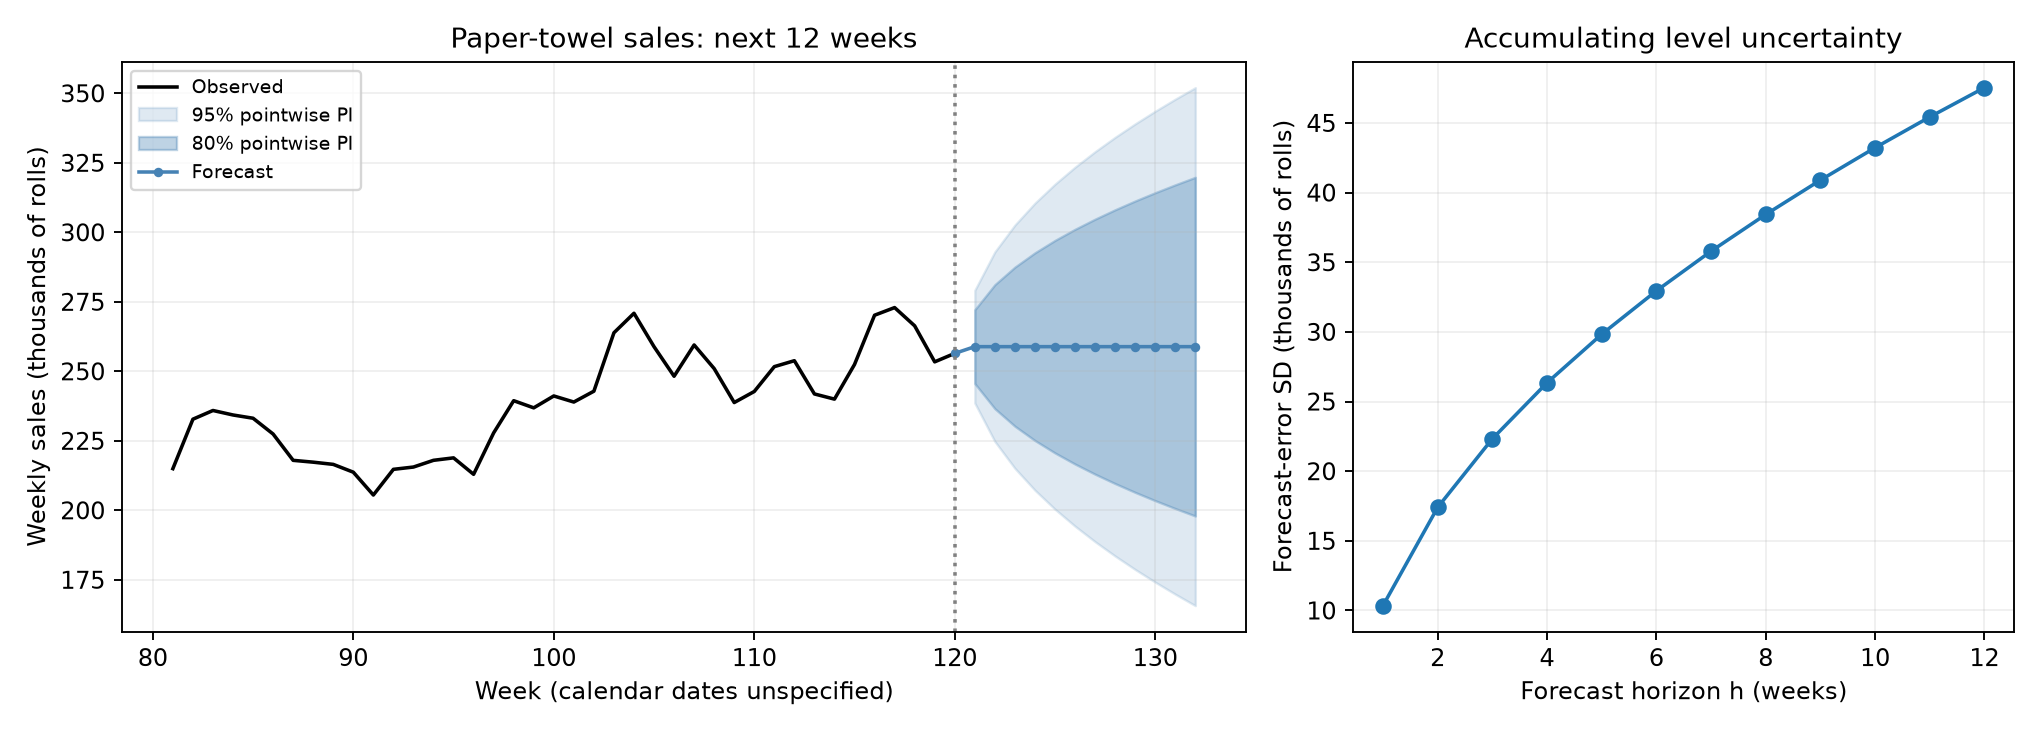

Recreate this plot in Python.
import json
import warnings
from pathlib import Path
import numpy as np
import matplotlib
matplotlib.use('Agg')
import matplotlib.pyplot as plt
from scipy.stats import norm
from statsmodels.tsa.arima.model import ARIMA


def main():
    data = np.genfromtxt('paper_towels.csv',delimiter=',',skip_header=1)
    y = data[:,1]
    z = np.diff(y)
    with warnings.catch_warnings(record=True) as caught:
        warnings.simplefilter('always')
        fit = ARIMA(z,order=(0,0,1),trend='n').fit(cov_type='oim',method_kwargs={'maxiter':300,'disp':0})
    theta = float(-fit.params[0])
    variance = float(fit.params[1])
    # Sum the model's future differenced observation means and joint covariance.
    # Propagate the final filtered state covariance, preserving initial-state uncertainty.
    fr = fit.filter_results
    state = fr.predicted_state[:,-1].copy()
    state_cov = fr.predicted_state_cov[:,:,-1].copy()
    design = fr.design[:,:,0]
    transition = fr.transition[:,:,0]
    selection = fr.selection[:,:,0]
    process_cov = selection @ fr.state_cov[:,:,0] @ selection.T
    observation_cov = fr.obs_cov[:,:,0]
    horizon = 12
    means = []
    covs = []
    for j in range(horizon):
        means.append(float((design @ state)[0]))
        covs.append(state_cov.copy())
        state = transition @ state
        state_cov = transition @ state_cov @ transition.T + process_cov
    joint = np.zeros((horizon,horizon))
    for j in range(horizon):
        joint[j,j] = float((design @ covs[j] @ design.T + observation_cov)[0,0])
        for k in range(j+1,horizon):
            cross = covs[j] @ np.linalg.matrix_power(transition,k-j).T
            joint[j,k] = joint[k,j] = float((design @ cross @ design.T)[0,0])
    rows = []
    for j in range(horizon):
        h = j+1
        forecast = float(y[-1]+np.sum(means[:h]))
        var_h = float(joint[:h,:h].sum())
        se_rolls = 10000*np.sqrt(var_h)
        rolls = 100000+10000*forecast
        rows.append({'horizon':h,'week':120+h,'forecast_y':forecast,'forecast_rolls':rolls,
                     'variance_y':var_h,'se_rolls':float(se_rolls),
                     'textbook_variance_y':float(variance*(1+(h-1)*(1-theta)**2)),
                     'PI80_rolls':[float(rolls-norm.ppf(.9)*se_rolls),float(rolls+norm.ppf(.9)*se_rolls)],
                     'PI95_rolls':[float(rolls-norm.ppf(.975)*se_rolls),float(rolls+norm.ppf(.975)*se_rolls)]})
    result = {'model':'ARIMA(0,1,1), no drift, fitted to first differences',
              'n_levels':len(y),'theta':theta,'sigma2':variance,'last_observed_y':float(y[-1]),
              'last_observed_rolls':float(100000+10000*y[-1]),'last_filtered_innovation':float(fit.resid[-1]),
              'future_difference_means':means,'future_difference_covariance':joint.tolist(),
              'converged':bool(fit.mle_retvals['converged']),'warnings':[str(w.message) for w in caught],
              'interval_assumptions':'Pointwise Gaussian prediction intervals with fitted parameters fixed; exact filtered-state uncertainty included; no parameter, model-selection, structural-change uncertainty; no future observed values used.',
              'forecasts':rows}
    fig,axs = plt.subplots(1,2,figsize=(12,4.3),gridspec_kw={'width_ratios':[1.7,1]})
    weeks = np.array([r['week'] for r in rows])
    point = np.array([r['forecast_rolls'] for r in rows])/1000
    lo95,hi95 = np.array([r['PI95_rolls'] for r in rows]).T/1000
    lo80,hi80 = np.array([r['PI80_rolls'] for r in rows]).T/1000
    axs[0].plot(data[-40:,0],(100000+10000*y[-40:])/1000,color='black',label='Observed')
    axs[0].fill_between(weeks,lo95,hi95,alpha=.17,color='steelblue',label='95% pointwise PI')
    axs[0].fill_between(weeks,lo80,hi80,alpha=.35,color='steelblue',label='80% pointwise PI')
    axs[0].plot(np.r_[120,weeks],np.r_[result['last_observed_rolls']/1000,point],color='steelblue',marker='.',label='Forecast')
    axs[0].axvline(120,color='gray',linestyle=':')
    axs[0].set(xlabel='Week (calendar dates unspecified)',ylabel='Weekly sales (thousands of rolls)',title='Paper-towel sales: next 12 weeks')
    axs[0].legend(fontsize=8)
    axs[1].plot(np.arange(1,13),[r['se_rolls']/1000 for r in rows],marker='o')
    axs[1].set(xlabel='Forecast horizon h (weeks)',ylabel='Forecast-error SD (thousands of rolls)',title='Accumulating level uncertainty')
    for ax in axs: ax.grid(alpha=.2)
    fig.tight_layout()
    fig.savefig('turn10_forecast.png',dpi=170)
    plt.close(fig)
    Path('turn10_forecast.json').write_text(json.dumps(result,indent=2))
    print('theta',theta,'sigma2',variance,'last sales',result['last_observed_rolls'],'last innovation',result['last_filtered_innovation'])
    print('converged',result['converged'],'warnings',result['warnings'])
    for r in rows:
        if r['horizon'] in [1,2,4,8,12]:
            print(r)


if __name__ == '__main__':
    main()
